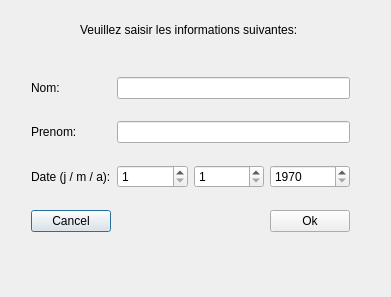
<?xml version="1.0" encoding="UTF-8"?>
<ui version="4.0">
 <class>SupprimerPersonneClass</class>
 <widget class="QDialog" name="SupprimerPersonneClass">
  <property name="geometry">
   <rect>
    <x>0</x>
    <y>0</y>
    <width>391</width>
    <height>297</height>
   </rect>
  </property>
  <property name="windowTitle">
   <string>SupprimerPersonne</string>
  </property>
  <widget class="QWidget" name="gridLayoutWidget">
   <property name="geometry">
    <rect>
     <x>20</x>
     <y>50</y>
     <width>341</width>
     <height>211</height>
    </rect>
   </property>
   <layout class="QGridLayout" name="gridLayout">
    <item row="0" column="0">
     <widget class="QLabel" name="label_2">
      <property name="text">
       <string>Nom:</string>
      </property>
     </widget>
    </item>
    <item row="1" column="0">
     <widget class="QLabel" name="label">
      <property name="text">
       <string>Prenom:</string>
      </property>
     </widget>
    </item>
    <item row="0" column="1" colspan="3">
     <widget class="QLineEdit" name="lineEdit_nom"/>
    </item>
    <item row="1" column="1" colspan="3">
     <widget class="QLineEdit" name="lineEdit_prenom"/>
    </item>
    <item row="2" column="0">
     <widget class="QLabel" name="label_5">
      <property name="text">
       <string>Date (j / m / a):</string>
      </property>
     </widget>
    </item>
    <item row="2" column="1">
     <widget class="QSpinBox" name="spinBox_jour">
      <property name="minimum">
       <number>1</number>
      </property>
      <property name="maximum">
       <number>31</number>
      </property>
     </widget>
    </item>
    <item row="2" column="2">
     <widget class="QSpinBox" name="spinBox_mois">
      <property name="minimum">
       <number>1</number>
      </property>
      <property name="maximum">
       <number>12</number>
      </property>
     </widget>
    </item>
    <item row="2" column="3">
     <widget class="QSpinBox" name="spinBox_an">
      <property name="minimum">
       <number>1970</number>
      </property>
      <property name="maximum">
       <number>2020</number>
      </property>
     </widget>
    </item>
    <item row="3" column="0">
     <widget class="QPushButton" name="BoutonCancel">
      <property name="text">
       <string>Cancel</string>
      </property>
     </widget>
    </item>
    <item row="3" column="3">
     <widget class="QPushButton" name="BoutonOk">
      <property name="text">
       <string>Ok</string>
      </property>
     </widget>
    </item>
   </layout>
  </widget>
  <widget class="QLabel" name="label_6">
   <property name="geometry">
    <rect>
     <x>80</x>
     <y>20</y>
     <width>231</width>
     <height>20</height>
    </rect>
   </property>
   <property name="text">
    <string>Veuillez saisir les informations suivantes:</string>
   </property>
  </widget>
 </widget>
 <layoutdefault spacing="6" margin="11"/>
 <resources/>
 <connections>
  <connection>
   <sender>BoutonCancel</sender>
   <signal>clicked()</signal>
   <receiver>SupprimerPersonneClass</receiver>
   <slot>close()</slot>
   <hints>
    <hint type="sourcelabel">
     <x>63</x>
     <y>227</y>
    </hint>
    <hint type="destinationlabel">
     <x>195</x>
     <y>148</y>
    </hint>
   </hints>
  </connection>
 </connections>
</ui>
